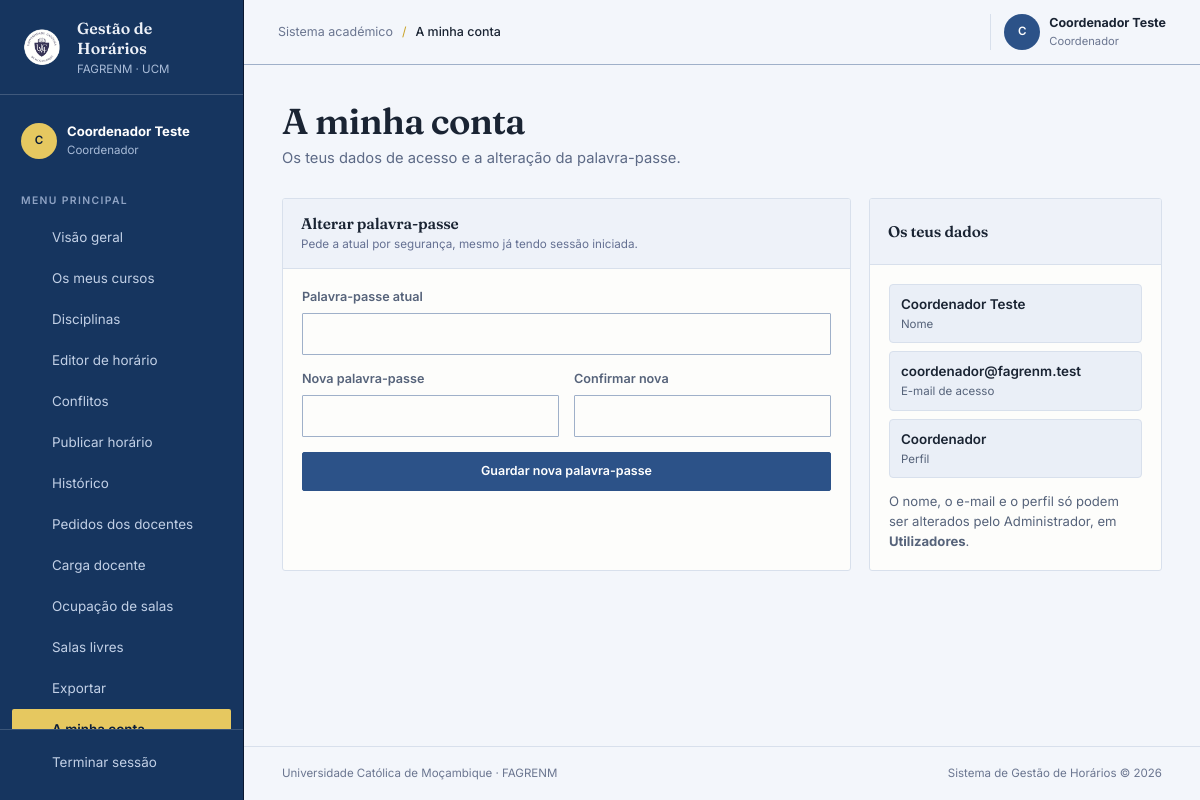
Page /conta.php (signed in) on the committed database.
### tables this page shows
CREATE TABLE utilizadores (
  id INT AUTO_INCREMENT PRIMARY KEY,
  nome VARCHAR(150) NOT NULL,
  email VARCHAR(150) NOT NULL UNIQUE,
  password_hash VARCHAR(255) NOT NULL,
  perfil ENUM('Administrador','Coordenador','Docente') NOT NULL,
  ativo TINYINT(1) DEFAULT 1,
   
  tentativas_falhadas TINYINT UNSIGNED NOT NULL DEFAULT 0,
  bloqueado_ate DATETIME NULL,
  criado_em DATETIME DEFAULT CURRENT_TIMESTAMP
);

### conta.php (the view, shortened to what this page needs)
<?php
require_once __DIR__ . '/includes/auth.php';
$stmt = $pdo->prepare("SELECT nome, email, perfil FROM utilizadores WHERE id = ?");
$stmt->execute([$_SESSION['utilizador_id']]);
$eu = $stmt->fetch();
require_once __DIR__ . '/includes/header.php';
?>
<div class="grid two-column">
    <section class="card">
        <div class="card-header"><div><h2>Alterar palavra-passe</h2><p>Pede a atual por segurança, mesmo já tendo sessão iniciada.</p></div></div>
        <div class="card-body">
            <form method="post" class="form-row">
                <div class="campo" style="grid-column:1/-1">
                    <label for="senha_atual">Palavra-passe atual</label>
                    <input class="form-control" type="password" id="senha_atual" name="senha_atual" required autocomplete="current-password">
                </div>
                <div class="campo">
                    <label for="senha_nova">Nova palavra-passe</label>
                    <input class="form-control" type="password" id="senha_nova" name="senha_nova"
                           minlength="<?= CONTA_MIN_PASSWORD ?>" required autocomplete="new-password">
                </div>
                <div class="campo">
                    <label for="senha_confirma">Confirmar nova</label>
                    <input class="form-control" type="password" id="senha_confirma" name="senha_confirma"
                           minlength="<?= CONTA_MIN_PASSWORD ?>" required autocomplete="new-password">
                </div>
                <div class="campo" style="grid-column:1/-1">
                    <button type="submit" class="btn btn-primary" style="width:auto;padding-inline:2rem">Guardar nova palavra-passe</button>
                </div>
            </form>
        </div>
    </section>
    <aside class="card">
        <div class="card-header"><div><h2>Os teus dados</h2></div></div>
        <div class="card-body">
            <div class="field-grid" style="grid-template-columns:1fr">
                <div class="field-chip"><b><?= htmlspecialchars($eu['nome'] ?? '') ?></b>Nome</div>
                <div class="field-chip"><b><?= htmlspecialchars($eu['email'] ?? '') ?></b>E-mail de acesso</div>
                <div class="field-chip"><b><?= htmlspecialchars($eu['perfil'] ?? '') ?></b>Perfil</div>
            </div>
            <p style="margin:14px 0 0;color:var(--ink-soft);font-size:.82rem">
                O nome, o e-mail e o perfil só podem ser alterados pelo Administrador,
                em <strong>Utilizadores</strong>.
            </p>
        </div>
    </aside>
</div>
<?php require_once __DIR__ . '/includes/footer.php'; ?>

### assets/css/estilo.css (style rules this page uses)
:root { --ink: #1A2433; --ink-soft: #56637A; --petrol: #16355F; --petrol-dark: #0B1D38; --paper: #F3F6FB; --surface: #FDFDFB; --line: #D8E0EC; --line-dark: #9FB0C9; --cobalt: #2C5288; --orange: #C9A227; --yellow: #E6C860; --mint: #A8861D; --danger: #8C1F1F; --success: #1E5C36; --warning: #A8861D; --sidebar: 244px; }
* { box-sizing: border-box; }
html { font-size: 16px; }
body { margin: 0; min-width: 320px; color: var(--ink); background: var(--paper); font: 400 1rem/1.5 "Inter", sans-serif; }
button, input, select, textarea { font: inherit; }
.grid { display: grid; gap: 18px; }
.two-column { grid-template-columns: minmax(0, 1.65fr) minmax(290px, .85fr); }
.stat-card, .card { background: var(--surface); border: 1px solid var(--line); border-radius: 3px; }
.card { overflow: hidden; }
.card-header { min-height: 66px; padding: 15px 18px; display: flex; align-items: center; justify-content: space-between; gap: 16px; border-bottom: 1px solid var(--line); background: #EEF2F9; }
.card-header h2, .card-header h3 { margin: 0; font: 600 .96rem "Fraunces", serif; letter-spacing: -.01em; }
.card-header p { margin: 3px 0 0; color: #647092; font-size: .73rem; }
.card-body { padding: 19px; }
.btn { min-height: 39px; padding: 0 14px; display: inline-flex; align-items: center; justify-content: center; gap: 8px; color: var(--ink); background: var(--surface); border: 1px solid var(--ink); border-radius: 2px; font-size: .78rem; font-weight: 600; cursor: pointer; transition: transform .14s, background .14s, color .14s; }
.btn-primary { color: #fff; background: var(--cobalt); border-color: var(--cobalt); }
.search-box input, .form-control { width: 100%; min-height: 40px; padding: 8px 11px; color: var(--ink); background: var(--surface); border: 1px solid var(--line-dark); border-radius: 1px; outline: none; transition: box-shadow .15s; }
.form-row, .form-linha { display: grid; grid-template-columns: repeat(2,minmax(0,1fr)); gap: 15px; }
.campo { display: flex; flex-direction: column; gap: 6px; }
.campo label { color: var(--ink-soft); font-size: .79rem; font-weight: 600; }
.field-grid { display: grid; grid-template-columns: repeat(auto-fill,minmax(170px,1fr)); gap: 8px; }
.field-chip { padding: 9px 11px; background: #EAEFF7; border: 1px solid var(--line); border-radius: 4px; font-size: .72rem; color: var(--ink-soft); }
.field-chip b { display: block; margin-bottom: 2px; color: var(--ink); font-size: .84rem; font-weight: 600; }

### rows in the picture
utilizadores: nome "Coordenador Teste", email "coordenador@fagrenm.test", perfil "Coordenador"

### other values in the picture
$iniciais "C"
$_SESSION['nome'] "Coordenador Teste"
$perfilAtual "Coordenador"
$rotulo "Visão geral"
$rotulo "Os meus cursos"
$rotulo "Disciplinas"
$rotulo "Editor de horário"
$rotulo "Conflitos"
$rotulo "Publicar horário"
$rotulo "Histórico"
$rotulo "Pedidos dos docentes"
$rotulo "Carga docente"
$rotulo "Ocupação de salas"
$rotulo "Salas livres"
$rotulo "Exportar"
